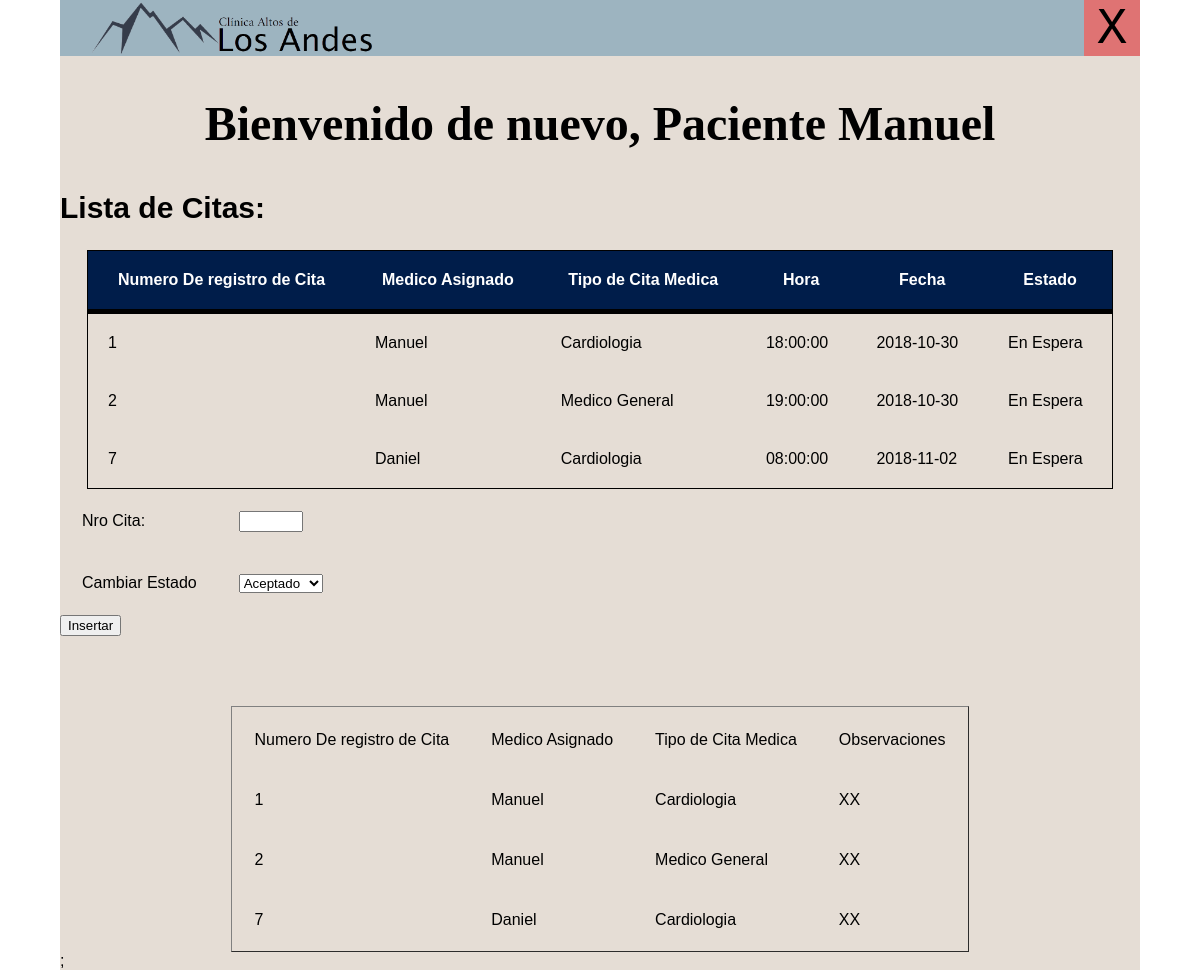
The app's page /LoginPacientes/Login.php (signed in) with its own data.
### tables this page shows
Create Table Cita_Medica(
Id_C int (11) not null Auto_Increment,
Id_Pac int (11) not null,
Id_Rel int (11) not null,
Hora Time Not Null,
Fecha Date Not Null,
Estado Enum ('Aceptado','En Espera', 'Denegado'),
Primary Key (Id_C),
Foreign key (Id_Pac) References Paciente(Id_Pac),
Foreign key (Id_Rel) References Med_Esp(Id_Rel)
);

Create table Medico (
Id_Med int (11) not null,
Nom_Med varchar (30) not null,
Clav_Med varchar (32) not null,
Id_Preg int(1)not null,
Respuesta text not null,
Primary key (Id_Med),
Foreign Key (Id_Preg) References Seguridad(Id_Preg)
);

Create table Especialidad (
Id_Esp int(11) not null Auto_Increment,
Esp text not null,
Primary key (Id_Esp)
);

Create Table Historial_Clinico(
Id_HC int (11) not null Auto_Increment,
Id_C int (11) not null,
Obs_HC Text not null,
Primary Key (Id_HC),
Foreign key (Id_C) References Cita_Medica(Id_C) 
);

### Metodos/Conexion.php (called while the page is built)
<?php
class Conexion
{
	public static function Conectar()
	{
		$conexion = mysqli_connect('localhost','root','');
		mysqli_query($conexion, "SET NAMES 'utf8'");
		mysqli_select_db($conexion, "hospital");
		return $conexion;
	}
}
?>

### LoginPacientes/Llenar.php (called while the page is built)
<?php
include_once('../Metodos/Conexion.php');
class Citas{
    private $Citas;
    private $Historial;
    public function Ver_Citas(){
        $sql="SELECT Cita_Medica.Id_C, Medico.Nom_Med, Especialidad.Esp, Cita_Medica.Hora, Cita_Medica.Fecha, Cita_Medica.Estado from Cita_Medica Inner Join Med_Esp on Med_Esp.Id_Rel=Cita_Medica.Id_Rel Inner Join Medico on Medico.Id_Med = Med_Esp.Id_Med Inner Join Especialidad on Especialidad.Id_Esp = Med_Esp.Id_Esp where Cita_Medica.Id_Pac= ". $_SESSION['ID']."";
         $Res=mysqli_query(Conexion::Conectar(),$sql);
        while($row=mysqli_fetch_assoc($Res)){
         $this->Citas[]=$row;
        }
        return $this->Citas;
    }
    public function Ver_Historial(){
        $sql="SELECT Cita_Medica.Id_C, Medico.Nom_Med, Especialidad.Esp, Historial_Clinico.Obs_HC from Historial_Clinico Inner Join Cita_Medica on Cita_Medica.Id_C = Historial_Clinico.Id_C Inner Join Med_Esp on Med_Esp.Id_Rel = Cita_Medica.Id_Rel Inner Join Medico on Medico.Id_Med = Med_Esp.Id_Med Inner Join Especialidad on Especialidad.Id_Esp = Med_Esp.Id_Esp Where Cita_Medica.Id_Pac =". $_SESSION['ID']."";
        $Res=mysqli_query(Conexion::Conectar(),$sql);
        while($row=mysqli_fetch_assoc($Res)){
        $this->Historial[]=$row;
        }
    return $this->Historial;
    }
}
?>

### LoginPacientes/Login.php (the view, shortened to what this page needs)
<?php
    require("Llenar.php");
?>
<html>
<head>
    <link href="Login.css" rel="stylesheet" type="text/css">
</head>
<body>
<section class="Cabecera">
        <img  class="Logo" src="../Img/Logo.png">
        <a href="../Login/Cerro.php">
        <button class="Session_Kill" title="Cerrar Sesión"> X </button>
        </a>
    </section>
    <h2 class="Titulo">Bienvenido de nuevo, Paciente <?php echo $_SESSION['User']?></h2>
    <article class="Citas">
        <?php
        $Ver_Citas=new Citas();
        $Reg = $Ver_Citas->Ver_Citas();
?>
        <h2 class="Descripcion">Lista de Citas: </h2>
        <table class="Tabla" align="Center">
            <thead>
                <tr>
                    <th> Numero De registro de Cita </th>
                    <th> Medico Asignado </th>
                    <th> Tipo de Cita Medica </th>
                    <th> Hora </th>
                    <th> Fecha </th>
                    <th> Estado </th>
                </tr>
            </thead>
            <tbody>
            <?php
            for($i=0;$i<Count($Reg);$i++){
            ?>
                <tr>
                    <td>    <?php echo $Reg[$i]['Id_C']?>   </td>
                    <td>    <?php echo $Reg[$i]['Nom_Med']?> </td>
                    <td>    <?php echo $Reg[$i]['Esp']?>     </td>
                    <td>    <?php echo $Reg[$i]['Hora']?>    </td>
                    <td>    <?php echo $Reg[$i]['Fecha']?>   </td>
                    <td>    <?php echo $Reg[$i]['Estado']?>  </td>
                </tr>
            <?php
            }
            ?>
            </tbody>
        </table>
        <form name="form" action="Estado.php" method="POST">
            <article>
                <table border="0" >
                    <tr>
                        <td>Nro Cita:</td>
                        <td> <input type="number" min="0" max="100" name="Nro" class="TextBox"> </td>
                    </tr>
                    <tr>
                        <td>Cambiar Estado</td>
                        <td>
                            <select name="Estado">
                                <option value="Aceptado">Aceptado</option>
                            </select>
                        </td>
                    </tr>
                </table>
                <input type='submit' value="Insertar" Title="Ingresar">
            </article>
        </form>
    </article>
        <?php
        $Ver_Historial = new Citas();
        $Reg=$Ver_Historial->Ver_Historial();
        echo "<br><br><br>";
        echo "<table border='1' align='center'>
            <tr></tr>
            <td> Numero De registro de Cita </td>
            <td> Medico Asignado </td>
            <td> Tipo de Cita Medica </td>
            <td> Observaciones </td>
        </tr>";
        for($i=0;$i<Count($Reg);$i++){
            echo"<tr>
                <td>".$Reg[$i]['Id_C']."</td>
                <td>".$Reg[$i]['Nom_Med']."</td>
                <td>".$Reg[$i]['Esp']."</td>
                <td>".$Reg[$i]['Obs_HC']."</td>";
    ?>
            </tr>
<?php
        }
?>
        </table>;
</body>
</html>

### LoginPacientes/Login.css (style rules this page uses)
body { margin: 0px 5%; background-color: rgb(229, 221, 213); font-family: Arial; }
html { background-image: url(../Img/fondo-azul-exagonos-fotorecurso.jpg); background-position: fixed; background-size: cover; background-attachment: fixed; }
.Cabecera { position: relative; width:100%; height: 56px; background-color: #9DB4C0; }
.Titulo { font-family: Georgia, 'Times New Roman', Times, serif, 'Lucida Sans Unicode', 'Lucida Grande', 'Lucida Sans', Arial, serif; font-size:48px; text-align:Center; color:black; }
.Session_Kill { Width:56px; height: 56px; position: absolute; top:0px; right:0px; font-size: 51px; font-family: 'Courier New', Courier, monospace; background-color:#DF7373; border:0px; cursor: pointer; }
.Tabla { border-collapse: collapse; width: 95%; border:1px solid black; justify-content:center; }
.Tabla th,td { padding:20px; border:0px; }
.Tabla thead { background-color: #001D4A; border-bottom: 5px solid #000000; color:white; font-weight: 600; }
.Logo { width: initial; height: 54px; margin-left:3%; }
.Descripcion { font-size: 30px; font-family: Arial; }

### records on screen
cita_medica: Id_C "1", medico.Nom_Med "Manuel", especialidad.Esp "Cardiologia", Hora "18:00:00", Fecha "2018-10-30", Estado "En Espera"
cita_medica: Id_C "2", medico.Nom_Med "Manuel", especialidad.Esp "Medico General", Hora "19:00:00", Fecha "2018-10-30", Estado "En Espera"
cita_medica: Id_C "7", medico.Nom_Med "Daniel", especialidad.Esp "Cardiologia", Hora "08:00:00", Fecha "2018-11-02", Estado "En Espera"
historial_clinico: Id_C.Id_C "1", medico.Nom_Med "Manuel", especialidad.Esp "Cardiologia", Obs_HC "XX"
historial_clinico: Id_C.Id_C "2", medico.Nom_Med "Manuel", especialidad.Esp "Medico General", Obs_HC "XX"
historial_clinico: Id_C.Id_C "7", medico.Nom_Med "Daniel", especialidad.Esp "Cardiologia", Obs_HC "XX"

### other values on screen
$_SESSION['User'] "Manuel"
